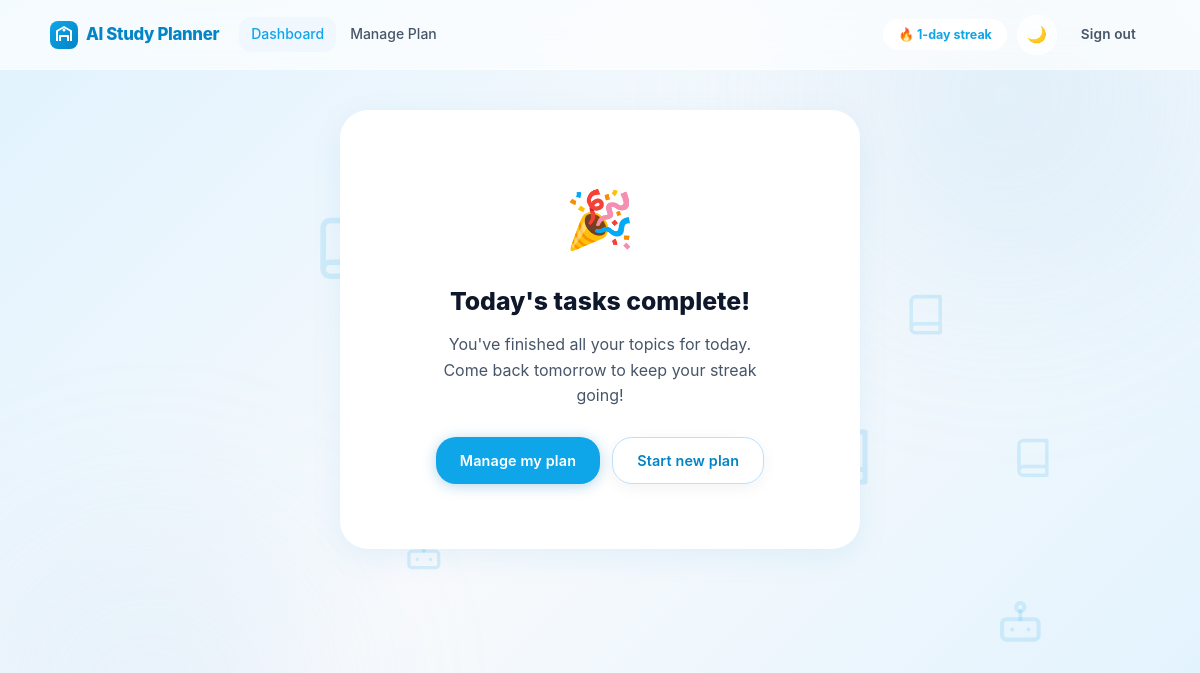
Before: /home (signed in) with the older database file.
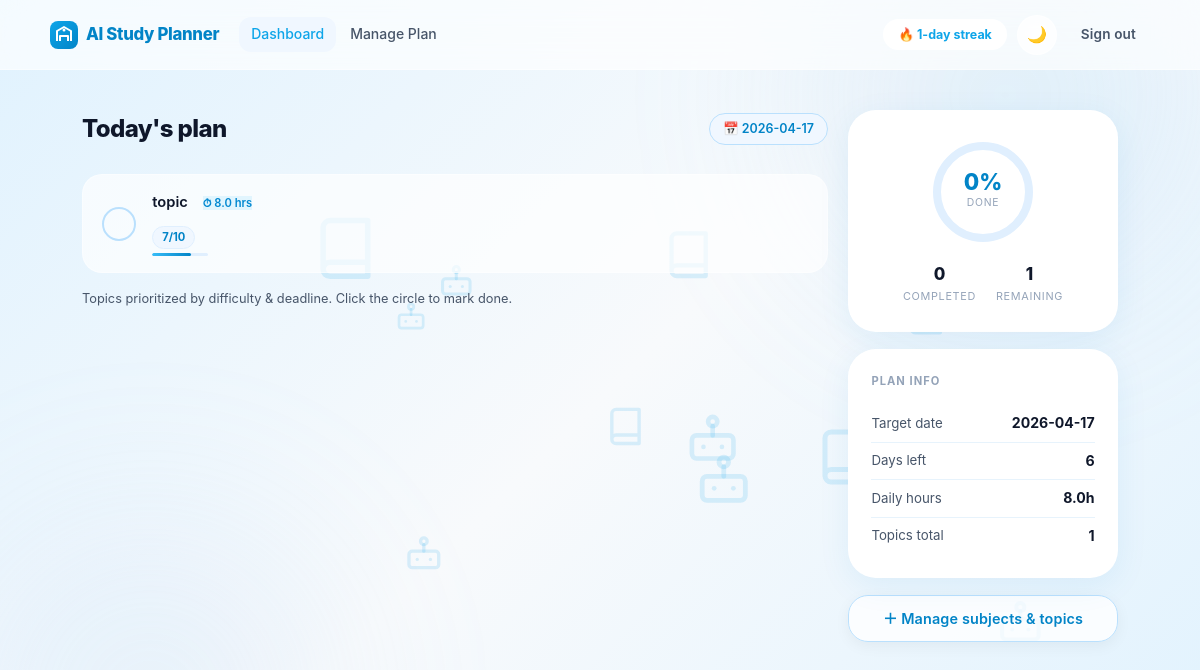
After: the same page with the newer database file.
### planner_app/models.py (models this page shows)
class Topic(Base):
    __tablename__ = "topics"
    id = Column(Integer, primary_key=True)
    sid = Column(Integer, ForeignKey("subjects.id", ondelete="CASCADE"), nullable=False)
    tname = Column(String, nullable=False)
    completed = Column(Boolean, default=False, nullable=False)
    planned_date = Column(Date, nullable=True)
    planned_hours = Column(Float, nullable=True)
    subject = relationship("Subject", back_populates="topics")

class Target(Base):
    __tablename__ = "target"
    id = Column(Integer, primary_key=True)
    uid = Column(Integer, ForeignKey("users.id", ondelete="CASCADE"), nullable=False, unique=True)
    examdate = Column(Date, nullable=False)
    hours_commit = Column(Float, nullable=False)
    user = relationship("User", back_populates="target")

### planner_app/routes.py (the view, shortened to what this page needs)
@app.route("/home")
@login_required
def home():
    uid = session["user_id"]
    streak = get_streak(uid)
    with Session(engine) as db:
        target = db.query(Target).filter_by(uid=uid).first()
        today = get_user_today()
        if not target:
            return redirect("/setup")
        exam_date = target.examdate
        if exam_date < today:
            clear_user_plan(uid, db)
            db.commit()
            flash("Your exam date has passed. Starting a new plan.", "info")
            return redirect("/setup?fresh=1")
        hours = target.hours_commit
        exam_date_str = exam_date.isoformat()
        days_left = max(1, (exam_date - today).days)
        total_topics = (
            db.query(Topic)
            .join(Subject)
            .filter(Subject.uid == uid)
            .count()
        )
        subject_topic_counts = dict(
            db.query(Topic.sid, func.count(Topic.id))
            .join(Subject)
            .filter(Subject.uid == uid)
            .group_by(Topic.sid)
            .all()
        )
        todays_planned_topics = (
            db.query(Topic)
            .join(Subject)
            .filter(Subject.uid == uid, Topic.planned_date == today)
            .all()
        )
        done_count = 0
        done_pct = 0
        if todays_planned_topics:
            todays_tasks = []
            for t in todays_planned_topics:
                if t.completed:
                    continue
                todays_tasks.append({
                    "id": t.id,
                    "tname": t.tname,
                    "difficulty": t.subject.difficulty,
                    "hours": round(t.planned_hours, 1) if t.planned_hours is not None else 0.5,
                })
            if not todays_tasks:
                return render_template(
                    "home.html",
                    tasks=[], all_done=True,
                    streak=streak, target_date=exam_date_str,
                    days_left=days_left, hours=hours,
                    total_topics=total_topics,
                    done_count=0, done_pct=0,
                )
        todays_total = len(todays_tasks)
        todays_done = (
            db.query(Topic)
            .join(Subject)
            .filter(
                Subject.uid == uid,
                Topic.planned_date == today,
                Topic.completed.is_(True)
            )
            .count()
        )
        done_count = todays_done
        done_pct = round(todays_done / todays_total * 100) if todays_total else 0
        return render_template(
            "home.html",
            tasks=todays_tasks, all_done=False,
            streak=streak, target_date=exam_date_str,
            days_left=days_left, hours=hours,
            total_topics=total_topics,
            done_count=done_count, done_pct=done_pct
        )

### planner_app/models.py (called while the page is built)
def Session(bind):
    return OrmSession(bind)

### planner_app/routes.py (called while the page is built)
def login_required(f):
    @wraps(f)
    def decorated_function(*args, **kwargs):
        if "user_id" not in session:
            return redirect(url_for("login"))
        return f(*args, **kwargs)
    return decorated_function

@app.after_request
def after_request(response):
    response.headers["Cache-Control"] = "no-cache, no-store, must-revalidate"
    response.headers["Expires"] = 0
    response.headers["Pragma"] = "no-cache"
    return response

def get_streak(uid):
    with Session(engine) as db:
        user = db.get(User, uid)
        return user.streak if user and user.streak is not None else 0

def get_user_today():
    offset_minutes = session.get("timezone_offset", session.get("tz_offset_minutes", 0))
    if isinstance(offset_minutes, (int, float, str)):
        try:
            minutes = int(offset_minutes)
            if -840 <= minutes <= 840:
                return (datetime.now(timezone.utc) - timedelta(minutes=minutes)).date()
        except (TypeError, ValueError):
            pass
    return datetime.now(timezone.utc).date()

### templates/home.html (shortened to what the changed rows need)
{% extends "layout.html" %}
{% block content %}
<div class="page">
{% if all_done %}
<div class="glass all-done-card" style="max-width:520px;margin:0 auto;">
    <span class="all-done-icon">🎉</span>
    <h3>Today's tasks complete!</h3>
    <p>You've finished all your topics for today. Come back tomorrow to keep your streak going!</p>
    <div style="display:flex;gap:.75rem;justify-content:center;flex-wrap:wrap;">
        <a href="/manage" class="btn btn-primary">Manage my plan</a>
        <a href="/setup" class="btn btn-secondary">Start new plan</a>
    </div>
</div>
{% else %}
<div class="dash-grid">
    <div class="dash-left">
        <div class="home-header">
            <h2>Today's plan</h2>
            <span class="target-badge">📅 {{ target_date }}</span>
        </div>
        {% if tasks %}
        <div class="task-list" id="taskList">
            {% for task in tasks %}
            <div class="task-item" id="task-{{ task.id }}">
                <button class="check-btn" onclick="completeTask({{ task.id }}, this)" title="Mark as done">✓</button>
                <div class="task-info">
                    <div class="task-name">
                        {{ task.tname }}
                        <span class="badge" style="background:#e1f5fe;color:#0288d1;font-size:.7rem;margin-left:.7rem;">
                            ⏱ {{ task.hours }} hrs
                        </span>
                    </div>
                    <div class="task-meta-row" style="margin-top:.5rem;gap:.5rem;flex-wrap:wrap;">
                        <span class="diff-chip" data-tip="Difficulty out of 10">{{ task.difficulty }}/10</span>
                    </div>
                    <div class="diff-bar-wrap">
                        <div class="diff-bar">
                            <div class="diff-bar-fill" style="width:{{ (task.difficulty / 10 * 100)|int }}%"></div>
                        </div>
                    </div>
                </div>
            </div>
            {% endfor %}
        </div>
        <p class="text-muted mt-2" style="font-size:.8rem;">
            Topics prioritized by difficulty &amp; deadline. Click the circle to mark done.
        </p>
        {% else %}
        <div class="glass empty-state">
            <span class="eicon">📋</span>
            <p>No tasks scheduled for today.</p>
            <a href="/setup" class="btn btn-primary mt-2">Set up a plan</a>
        </div>
        {% endif %}
    </div>
    <div class="dash-right">
        <div class="glass progress-card">
            <div class="progress-ring-wrap">
                <svg class="progress-ring" width="110" height="110" viewBox="0 0 110 110">
                    <circle class="ring-bg" cx="55" cy="55" r="46"/>
                    <circle class="ring-fg" id="ringFg" cx="55" cy="55" r="46"
                        stroke-dasharray="289"
                        stroke-dashoffset="{{ (1 - done_pct / 100) * 289 }}"/>
                </svg>
                <div class="ring-text">
                    <span class="ring-pct" id="ringPct">{{ done_pct }}%</span>
                    <span class="ring-lbl">done</span>
                </div>
            </div>
            <div class="progress-meta">
                <div class="pmeta">
                    <div class="pmeta-val" id="metaDone">{{ done_count }}</div>
                    <div class="pmeta-lbl">Completed</div>
                </div>
                <div class="pmeta">
                    <div class="pmeta-val" id="metaLeft">{{ tasks|length }}</div>
                    <div class="pmeta-lbl">Remaining</div>
                </div>
            </div>
        </div>
        <div class="glass stats-card">
            <div class="stats-card-title">Plan info</div>
            <div class="stat-row">
                <span class="stat-label">Target date</span>
                <span class="stat-value">{{ target_date }}</span>
            </div>
            <div class="stat-row">
                <span class="stat-label">Days left</span>
                <span class="stat-value" id="daysLeftValue" data-target-date="{{ target_date }}">{{ days_left }}</span>
            </div>
            <div class="stat-row">
                <span class="stat-label">Daily hours</span>
                <span class="stat-value">{{ hours }}h</span>
            </div>
            <div class="stat-row">
                <span class="stat-label">Topics total</span>
                <span class="stat-value">{{ total_topics }}</span>
            </div>
        </div>
        <a href="/manage" class="btn btn-secondary btn-block" style="text-align:center;">
            ＋ Manage subjects &amp; topics
        </a>
    </div>
</div>
{% endif %}
</div>
{% endblock %}

Changed rows visible on the page:
now on this page (row edited): Topic: tname "topic", hours "8.0", difficulty "7", {{ (task.difficulty / 10 * 100)|int }} 70 (drawn)
now on this page (row edited): Target: hours_commit "8.0"
Other visible differences:
{{ target_date }}: (not shown) → "2026-04-17"
{{ done_pct }}: (not shown) → "0"
{{ done_count }}: (not shown) → "0"
{{ tasks|length }}: (not shown) → "1"
{{ days_left }}: (not shown) → "6"
{{ total_topics }}: (not shown) → "1"
text no longer shown: "🎉 Today's tasks complete! You've finished all your topics for today. Come back tomorrow to keep your streak going! Manage my plan Start new plan"
text now shown: "Today's plan 📅 Topics prioritized by difficulty & deadline. Click the circle to mark done. % DONE COMPLETED REMAINING PLAN INFO Target date Days left Daily hours h Topics total ＋ Manage subjects & topics"
